Frame 1 (no input): blank canvas, image omitted
Frame 60 (the mouse pressed at the canvas centre just before this capture): blank canvas, image omitted
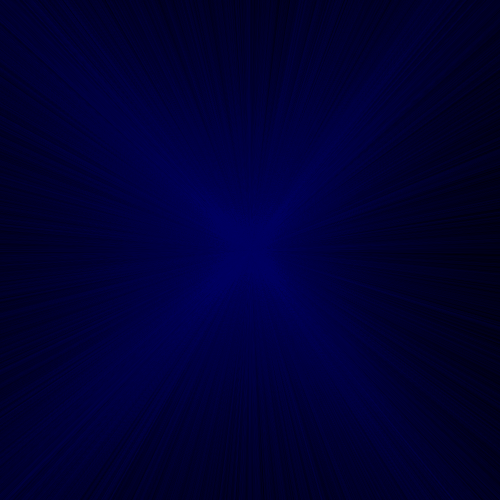
Frame 120 (the mouse held since frame 60 and released just before this capture)

The Processing sketch whose frames 1 and 60 were blank and that drew this single picture after the mouse press (run headless with seeded random() and noise(); from frame 60 on, the mouse is pressed at the canvas centre):

// Processing sketch: processing_5069
// ── processing_5069.pde

/*

Grungy Blue
October, 2009
veronyu@hotmail.com

*/

void setup() {
  size(500, 500);
  background(0);
  smooth();

};

void draw() {
  if (mousePressed) {
    
  
  
  for(int i = 0; i < 1000; i++){
  stroke(random(10),random(9),90, random(9));
  line(mouseX, mouseY, mouseX + random(-1000,800), mouseY - random(-1000,1000));
  }; 
   };
};
